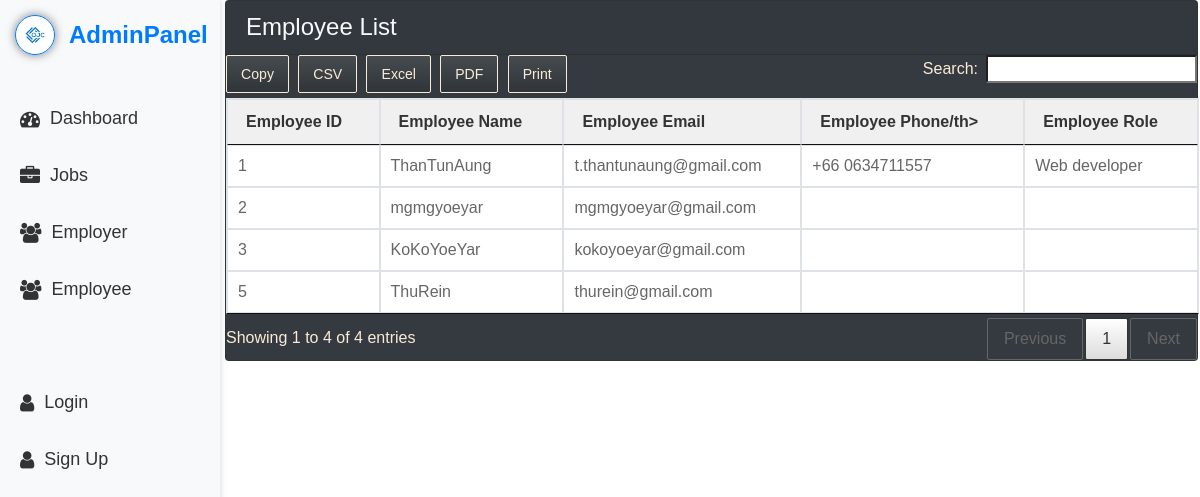
Before: /admins/employees.php with the older database file.
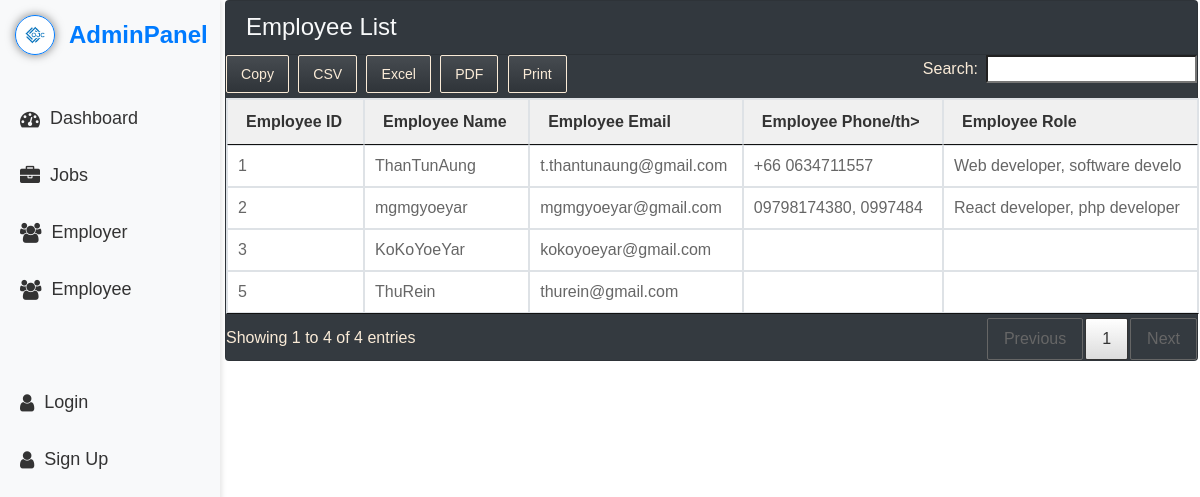
After: the same page with the newer database file.
### tables this page shows
CREATE TABLE `employees` (
  `id` bigint(20) UNSIGNED NOT NULL,
  `username` varchar(50) NOT NULL,
  `email` varchar(100) NOT NULL,
  `password` varchar(255) NOT NULL,
  `role` varchar(30) DEFAULT NULL,
  `phone` varchar(20) DEFAULT NULL,
  `address` varchar(100) DEFAULT NULL,
  `description` text DEFAULT NULL,
  `image` varchar(255) DEFAULT NULL,
  `created_at` timestamp NOT NULL DEFAULT current_timestamp()
);

### admins/employees.php (the view, shortened to what this page needs)
<?php
$db = new Database();
$conn = $db->getConnection();
$sql_employee = "SELECT * FROM employees";
$results_employee = $conn->query($sql_employee);
while ($row_employee = mysqli_fetch_assoc($results_employee)) {
    $employee_data[] = $row_employee;
}
?>
<?php include '../components/head_admin.php'; ?>
<body>
<?php include '../navbars/nav__admin.php'; ?>
<div class="content">
    <section class="card bg-dark">
        <h4 class="card-header text-light">Employee List</h4>
        <table id="jobTable" class="table table-bordered" style="width:100%">
            <thead>
                <tr>
                    <th>Employee ID</th>
                    <th>Employee Name</th>
                    <th>Employee Email</th>
                    <th>Employee Phone/th>
                    <th>Employee Role</th>
                </tr>
            </thead>
            <tbody>
            <?php foreach ($employee_data as $employee) {
            ?>
                <tr>
                    <td><?php echo $employee['id']; ?></td>
                    <td>
                        <a href="#" class="job-listing-link" data-employee-id="<?php echo $employee['id']; ?>">
                            <?php echo $employee['username']; ?>
                        </a>
                    </td>
                    <td>
                        <?php echo $employee['email']; ?>
                    </td>
                    <td>
                        <?php echo $employee['phone']; ?>
                    </td>
                    <td><?php echo $employee['role']; ?></td>
                </tr>
            <?php } ?>
            </tbody>
        </table>
    </section>
</div>
</body>
</html>

Changed rows visible on the page:
changed employees "ThanTunAung": role "Web developer" → "Web developer, software develo"
changed employees "mgmgyoeyar": phone (not shown) → "09798174380, 0997484"; role (not shown) → "React developer, php developer"
